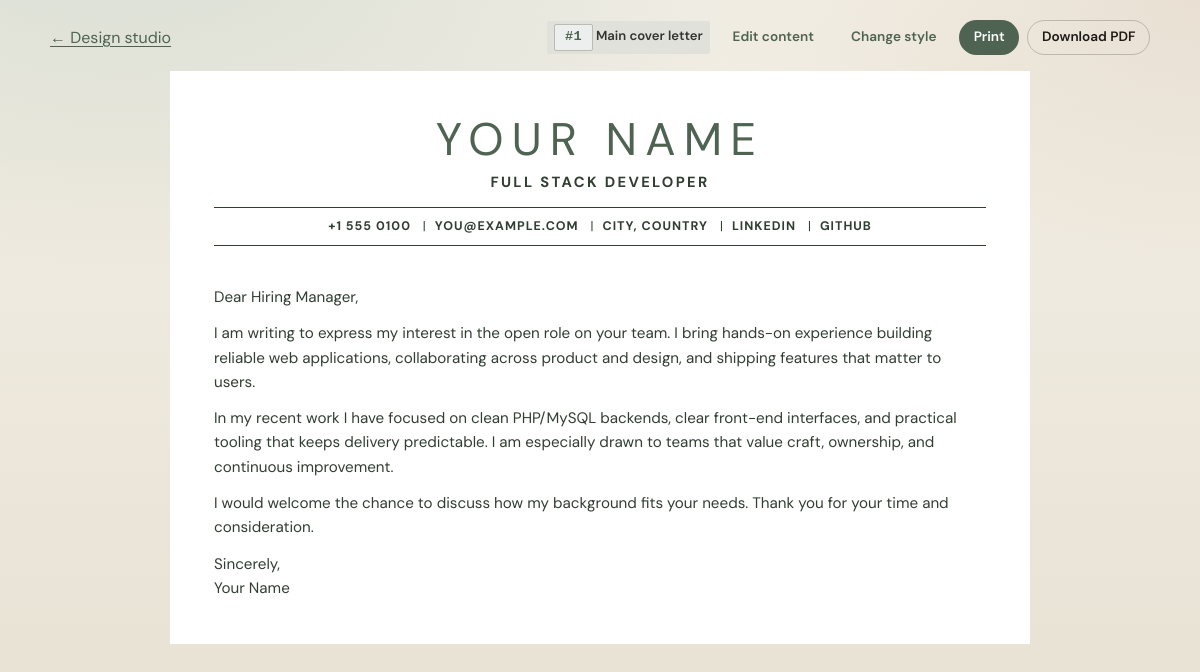
/cover-letter.php, run on the app's committed database.
### tables this page shows
CREATE TABLE cover_letters (
  id INT UNSIGNED NOT NULL AUTO_INCREMENT PRIMARY KEY,
  title VARCHAR(200) NOT NULL,
  body MEDIUMTEXT NOT NULL,
  company VARCHAR(160) NOT NULL DEFAULT '',
  is_active TINYINT(1) NOT NULL DEFAULT 0,
  is_base TINYINT(1) NOT NULL DEFAULT 0,
  created_at TIMESTAMP NOT NULL DEFAULT CURRENT_TIMESTAMP,
  updated_at TIMESTAMP NOT NULL DEFAULT CURRENT_TIMESTAMP ON UPDATE CURRENT_TIMESTAMP
);

CREATE TABLE resume_profile (
  id INT UNSIGNED NOT NULL AUTO_INCREMENT PRIMARY KEY,
  full_name VARCHAR(160) NOT NULL,
  title VARCHAR(200) NOT NULL DEFAULT '',
  email VARCHAR(160) NOT NULL DEFAULT '',
  phone VARCHAR(80) NOT NULL DEFAULT '',
  location VARCHAR(160) NOT NULL DEFAULT '',
  gender VARCHAR(40) NOT NULL DEFAULT '',
  date_of_birth DATE NULL,
  country VARCHAR(120) NOT NULL DEFAULT '',
  nationality VARCHAR(120) NOT NULL DEFAULT '',
  photo_path VARCHAR(255) NOT NULL DEFAULT '',
  show_photo TINYINT(1) NOT NULL DEFAULT 1,
  links JSON NULL,
  updated_at TIMESTAMP NOT NULL DEFAULT CURRENT_TIMESTAMP ON UPDATE CURRENT_TIMESTAMP
);

### src/Db.php (called while the page is built, shortened)
<?php
final class Db
{
    private static ?PDO $pdo = null;
    public static function pdo(): PDO
    {
        if (self::$pdo instanceof PDO) {
            return self::$pdo;
        }
        $url = getenv('DATABASE_URL') ?: '';
        $parts = parse_url($url);
        $dbName = ltrim($parts['path'], '/');
        $host = $parts['host'];
        $port = $parts['port'] ?? 3306;
        $user = $parts['user'] ?? 'db';
        $pass = $parts['pass'] ?? 'db';
        $dsn = sprintf('mysql:host=%s;port=%d;dbname=%s;charset=utf8mb4', $host, $port, $dbName);
        self::$pdo = new PDO($dsn, $user, $pass, [
            PDO::ATTR_ERRMODE => PDO::ERRMODE_EXCEPTION,
            PDO::ATTR_DEFAULT_FETCH_MODE => PDO::FETCH_ASSOC,
            PDO::ATTR_EMULATE_PREPARES => false,
        ]);
        return self::$pdo;
    }
}

### src/doc.php (called while the page is built, shortened)
<?php
function doc_view_options(): array
{
    $theme = App::resolveTheme($_GET['theme'] ?? null);
    $accent = App::resolveAccent($_GET['accent'] ?? null);
    $font = App::resolveFont($_GET['font'] ?? null);
    $embed = isset($_GET['embed']) && (string) $_GET['embed'] === '1';
    $pdfMode = (App::setting('pdf_mode', '0') ?: '0') === '1'
        || (isset($_GET['pdf']) && (string) $_GET['pdf'] === '1');
    return [
        'theme' => $theme,
        'accent' => $accent,
        'font' => $font,
        'embed' => $embed,
        'pdfMode' => $pdfMode,
        'company' => App::setting('active_company', '') ?: '',
        'versionId' => isset($_GET['version']) ? (int) $_GET['version'] : 0,
        'coverId' => isset($_GET['id']) ? (int) $_GET['id'] : 0,
    ];
}

### src/Versions.php (called while the page is built, shortened)
<?php
final class Versions
{
    public static function ensureSchema(): void
    {
        $pdo = Db::pdo();
        $pdo->exec(
            'CREATE TABLE IF NOT EXISTS resume_versions (
              id INT UNSIGNED NOT NULL AUTO_INCREMENT PRIMARY KEY,
              title VARCHAR(200) NOT NULL,
              company VARCHAR(160) NOT NULL DEFAULT \'\',
              is_base TINYINT(1) NOT NULL DEFAULT 0,
              is_active TINYINT(1) NOT NULL DEFAULT 0,
              profile_title VARCHAR(200) NOT NULL DEFAULT \'\',
              snapshot MEDIUMTEXT NOT NULL,
              note TEXT NULL,
              created_at TIMESTAMP NOT NULL DEFAULT CURRENT_TIMESTAMP,
              updated_at TIMESTAMP NOT NULL DEFAULT CURRENT_TIMESTAMP ON UPDATE CURRENT_TIMESTAMP,
              KEY idx_base (is_base),
              KEY idx_active (is_active)
            ) ENGINE=InnoDB DEFAULT CHARSET=utf8mb4'
        );
        $cols = $pdo->query('SHOW COLUMNS FROM cover_letters LIKE \'is_base\'')->fetch();
    }
    public static function coverExportOptions(): array
    {
        self::ensureSchema();
        $options = [];
        foreach (App::coverLetters() as $row) {
            $label = (int) ($row['is_base'] ?? 0) === 1
                ? 'Main cover letter'
                : (string) $row['title'];
            $options[] = [
                'id' => (int) $row['id'],
                'label' => $label,
                'company' => (string) ($row['company'] ?? ''),
                'base' => (int) ($row['is_base'] ?? 0) === 1,
                'active' => (int) ($row['is_active'] ?? 0) === 1,
            ];
        }
        return $options;
    }
}

### public/cover-letter.php (the view, shortened to what this page needs)
<?php
require_once dirname(__DIR__) . '/src/layout.php';
require_once dirname(__DIR__) . '/src/doc.php';
require_once dirname(__DIR__) . '/src/profile_meta.php';
$opts = doc_view_options();
$profile = App::profile();
$coverId = (int) ($opts['coverId'] ?? 0);
$letter = $coverId > 0 ? Versions::coverLetterById($coverId) : App::activeCoverLetter();
$theme = $opts['theme'];
$embed = $opts['embed'];
$pdfMode = $opts['pdfMode'];
$exportOptions = Versions::coverExportOptions();
if (!$embed):
?>
<main class="doc-toolbar no-print">
  <div class="doc-toolbar-inner">
    <a href="/design.php?doc=cover">&larr; Design studio</a>
    <div class="doc-actions">
      <?php if ($letter): ?>
        <span class="version-pill"><span class="doc-id">#<?= (int) $letter['id'] ?></span> <?= (int) ($letter['is_base'] ?? 0) === 1 ? 'Main cover letter' : App::e((string) ($letter['title'] ?? 'Cover letter')) ?></span>
      <?php endif; ?>
      <a class="btn btn-small" href="/editor.php#cover">Edit content</a>
      <a class="btn btn-small" href="/design.php?doc=cover">Change style</a>
      <button type="button" class="btn btn-small btn-primary" data-print data-doc="cover"
              data-export-options="<?= App::e(json_encode($exportOptions, JSON_UNESCAPED_UNICODE | JSON_UNESCAPED_SLASHES) ?: '[]') ?>">Print</button>
      <button type="button" class="btn btn-small btn-secondary" data-download-pdf data-doc="cover"
              data-export-options="<?= App::e(json_encode($exportOptions, JSON_UNESCAPED_UNICODE | JSON_UNESCAPED_SLASHES) ?: '[]') ?>">Download PDF</button>
    </div>
  </div>
</main>
<?php endif; ?>
<article class="cover-letter theme-<?= App::e($theme) ?><?= $pdfMode ? ' pdf-ready' : '' ?>" data-doc="cover">
  <header class="letter-from">
    <strong><?= App::e($profile['full_name']) ?></strong>
    <?php if (App::filled($profile['title'] ?? null)): ?>
      <span><?= App::e($profile['title']) ?></span>
    <?php endif; ?>
  </header>
  <?php if ($letter): ?>
    <div class="letter-body"><?= App::nl2p($letter['body']) ?></div>
  <?php else: ?>
    <p class="empty">No active cover letter. <a href="/editor.php#cover">Create one in the editor</a>.</p>
  <?php endif; ?>
</article>

### src/App.php (shortened to what this page needs)
<?php
final class App
{
    public static function setting(string $key, ?string $default = null): ?string
    {
        $stmt = Db::pdo()->prepare('SELECT `value` FROM settings WHERE `key` = ? LIMIT 1');
        $stmt->execute([$key]);
        $row = $stmt->fetch();
        return (string) $row['value'];
    }
    public static function profile(): array
    {
        $row = Db::pdo()->query('SELECT * FROM resume_profile ORDER BY id ASC LIMIT 1')->fetch();
        $links = $row['links'];
        if (is_string($links)) {
            $decoded = json_decode($links, true);
            $row['links'] = is_array($decoded) ? $decoded : [];
        } elseif (!is_array($links)) {
            $row['links'] = [];
        }
        $row['show_photo'] = (int) ($row['show_photo'] ?? 1);
        $row['photo_path'] = (string) ($row['photo_path'] ?? '');
        return $row;
    }
    public static function activeCoverLetter(): ?array
    {
        Versions::ensureSchema();
        $row = Db::pdo()->query(
            'SELECT * FROM cover_letters WHERE is_active = 1 ORDER BY updated_at DESC LIMIT 1'
        )->fetch();
        return $row === false ? null : $row;
    }
    public static function coverLetters(): array
    {
        Versions::ensureSchema();
        return Db::pdo()->query(
            'SELECT * FROM cover_letters ORDER BY is_base DESC, is_active DESC, updated_at DESC'
        )->fetchAll();
    }
    public static function e(?string $value): string
    {
        return htmlspecialchars((string) $value, ENT_QUOTES | ENT_SUBSTITUTE, 'UTF-8');
    }
    public static function nl2p(string $text): string
    {
        $text = trim($text);
        $paragraphs = preg_split("/\n{2,}/", $text) ?: [];
        $html = '';
        foreach ($paragraphs as $p) {
            $lines = preg_split("/\n/", $p) ?: [];
            $escaped = array_map(static fn(string $line): string => self::e($line), $lines);
            $html .= '<p>' . implode('<br>', $escaped) . '</p>';
        }
        return $html;
    }
    public static function themes(): array
    {
        return [
            'midnight' => [
                'label' => 'Midnight',
                'blurb' => 'Word-style dark letter — large caps name, Aptos/Arial, pipe contacts.',
            ],
            'sage' => [
                'label' => 'Sage',
                'blurb' => 'Word-style sage letter — centered name, Candara, contact between thin rules.',
            ],
            'classic' => [
                'label' => 'Classic',
                'blurb' => 'Serif name, accent underline — clean and traditional.',
            ],
            'modern' => [
                'label' => 'Modern',
                'blurb' => 'Bold left accent bar and open spacing.',
            ],
            'compact' => [
                'label' => 'Compact',
                'blurb' => 'Tighter type for one-page applications.',
            ],
            'sidebar' => [
                'label' => 'Sidebar',
                'blurb' => 'Colored side column for contact and name.',
            ],
            'executive' => [
                'label' => 'Executive',
                'blurb' => 'Clean left-aligned layout with refined rules — formal and sharp.',
            ],
            'company' => [
                'label' => 'Company tint',
                'blurb' => 'Soft brand wash using your accent color.',
            ],
            'banner' => [
                'label' => 'Banner',
                'blurb' => 'Full-width accent header band with white name.',
            ],
            'split' => [
                'label' => 'Split',
                'blurb' => 'Two-tone header with name left and contacts right.',
            ],
            'minimal' => [
                'label' => 'Minimal',
                'blurb' => 'Quiet typography, almost no decoration.',
            ],
            'slate' => [
                'label' => 'Slate',
                'blurb' => 'Dark slate header strip for strong contrast.',
            ],
            'serif' => [
                'label' => 'Editorial',
                'blurb' => 'Large serif headlines with editorial section titles.',
            ],
            'cards' => [
                'label' => 'Cards',
                'blurb' => 'Each section sits in a soft bordered card.',
            ],
            'timeline' => [
                'label' => 'Timeline',
                'blurb' => 'Centered header, vertical rail with icons, dates on the left — burgundy accents.',
                'accent' => '#8B1A1A',
            ],
        ];
    }
    public static function filled(?string $value): bool
    {
        return $value !== null && trim($value) !== '';
    }
    public static function themeKeys(): array
    {
        return array_keys(self::themes());
    }
    public static function fontKeys(): array
    {
        return array_keys(self::fonts());
    }
    public static function resolveFont(?string $font): string
    {
        $font = $font ?: (self::setting('font_family', 'candara') ?: 'candara');
        return in_array($font, self::fontKeys(), true) ? $font : 'candara';
    }
    public static function resolveTheme(?string $theme): string
    {
        $theme = $theme ?: (self::setting('theme', 'sage') ?: 'sage');
        return in_array($theme, self::themeKeys(), true) ? $theme : 'sage';
    }
    public static function resolveAccent(?string $accent): string
    {
        $accent = $accent ?: (self::setting('accent_color', '#4E6351') ?: '#4E6351');
        return preg_match('/^#[0-9A-Fa-f]{6}$/', $accent) ? $accent : '#4E6351';
    }
}

### public/assets/css/app.css (style rules this page uses)
:root { --bg: #f3efe6; --bg-deep: #e7e0d2; --ink: #1c1a16; --muted: #5c564c; --line: rgba(28, 26, 22, 0.12); --paper: #fffcf7; --accent: #1a5f4a; --accent-ink: #fff; --danger: #8b2e2e; --radius: 12px; --font: "DM Sans", system-ui, sans-serif; --display: "Instrument Serif", Georgia, serif; --shadow: 0 18px 40px rgba(28, 26, 22, 0.08); }
*, *::before, *::after { box-sizing: border-box; }
html { scroll-behavior: smooth; }
body { margin: 0; min-height: 100vh; font-family: var(--font); color: var(--ink); background: radial-gradient(1200px 600px at 10% -10%, rgba(26, 95, 74, 0.12), transparent 60%), radial-gradient(900px 500px at 100% 0%, rgba(140, 90, 40, 0.1), transparent 55%), linear-gradient(180deg, var(--bg) 0%, var(--bg-deep) 100%); line-height: 1.5; }
a { color: var(--accent); text-decoration-thickness: 1px; text-underline-offset: 0.18em; }
.btn { display: inline-flex; align-items: center; justify-content: center; gap: 0.4rem; border: 1px solid transparent; border-radius: 999px; padding: 0.7rem 1.2rem; font: inherit; font-weight: 600; font-size: 0.95rem; cursor: pointer; text-decoration: none; transition: transform 0.15s ease, background 0.15s ease, color 0.15s ease; }
.btn-primary { background: var(--accent); color: var(--accent-ink); }
.btn-secondary { background: transparent; color: var(--ink); border-color: color-mix(in srgb, var(--ink) 22%, transparent); }
.btn-small { padding: 0.4rem 0.85rem; font-size: 0.85rem; }
.doc-toolbar { margin-bottom: 1rem; }
.doc-toolbar-inner { display: flex; justify-content: space-between; align-items: center; gap: 1rem; }
.doc-actions { display: flex; gap: 0.5rem; }
.doc-id { display: inline-block; font-family: ui-monospace, SFMono-Regular, Menlo, Consolas, monospace; font-size: 0.85rem; font-weight: 700; color: var(--accent); background: color-mix(in srgb, var(--accent) 10%, #fff); border: 1px solid color-mix(in srgb, var(--accent) 22%, #d8d4cc); padding: 0.15rem 0.45rem; border-radius: 2px; letter-spacing: 0.02em; min-width: 2.4rem; text-align: center; }
.badge-main, .badge-active, .version-pill { display: inline-block; font-size: 0.72rem; font-weight: 700; letter-spacing: 0.04em; text-transform: uppercase; padding: 0.2rem 0.45rem; border-radius: 2px; }
.version-pill { align-self: center; background: color-mix(in srgb, var(--accent) 12%, #f4f2ee); color: #333; text-transform: none; letter-spacing: 0; font-weight: 600; font-size: 0.82rem; }

### public/assets/css/resume-themes.css (style rules this page uses)
.resume, .cover-letter { background: var(--paper); color: var(--ink); border: 1px solid var(--line); border-radius: calc(var(--radius) + 2px); padding: clamp(1.5rem, 4vw, 2.75rem); box-shadow: var(--shadow); max-width: 820px; margin: 0 auto; font-family: var(--doc-font, Georgia, serif); }
.resume-header h1, .letter-from strong { margin: 0; font-family: var(--doc-font, var(--display)); font-size: clamp(2.2rem, 5vw, 3rem); font-weight: 400; letter-spacing: -0.02em; line-height: 1.1; }
.resume-body p, .letter-body p { margin: 0 0 0.75rem; }
.resume-body p:last-child, .letter-body p:last-child { margin-bottom: 0; }
.letter-from { display: grid; gap: 0.25rem; margin-bottom: 1.75rem; }
.letter-from span { color: var(--muted); }
.theme-sage.resume, .theme-sage.cover-letter { background: #fff; color: #313e32; border: none; box-shadow: none; border-radius: 0; max-width: 860px; }
.theme-sage .resume-header, .theme-sage .letter-from { text-align: center; border: none; padding: 0 0 1.1rem; margin: 0 0 1.35rem; display: grid; justify-items: center; gap: 0.35rem; }
.theme-sage .resume-header h1, .theme-sage .letter-from strong { color: #4e6351; text-transform: uppercase; letter-spacing: 0.18em; font-weight: 400; font-size: clamp(2rem, 5vw, 2.85rem); }
.theme-sage .resume-title, .theme-sage .letter-from span { color: #313e32; text-transform: uppercase; letter-spacing: 0.16em; font-weight: 700; font-size: 0.92rem; margin: 0; }
.theme-sage .resume-body, .theme-sage .letter-body { color: #313e32; font-size: 0.95rem; line-height: 1.6; }

### data on the page
cover_letters: id "1", body "Dear Hiring Manager,", body "I am writing to express my interest in the open role on your team. I bring hands-on experience building reliable web applications, collaborating across product and design, and shipping features that matter to users.", body "In my recent work I have focused on clean PHP/MySQL backends, clear front-end interfaces, and practical tooling that keeps delivery predictable. I am especially drawn to teams that value craft, ownership, and continuous improvement.", body "I would welcome the chance to discuss how my background fits your needs. Thank you for your time and consideration.", body "Sincerely, Your Name"
resume_profile: full_name "YOUR NAME", title "FULL STACK DEVELOPER"

### other printed values
App::e($item['text']) "+1 555 0100"
App::e($item['text']) "YOU@EXAMPLE.COM"
App::e($item['text']) "CITY, COUNTRY"
App::e($item['text']) "LINKEDIN"
App::e($item['text']) "GITHUB"
